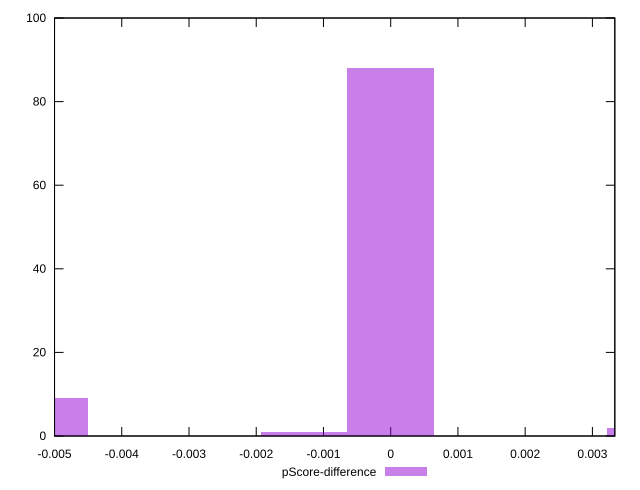

gnuplot code for this plot:
reset

$pScoreDifference <<EOF
0 88
-0.005143275563226774 9
0.003857456672420081 2
-0.0012858188908066936 1
EOF

set key outside below
set boxwidth 0.0012858188908066936
set xrange [-0.0050000000000000044:0.0033333333333332993]
set yrange [0:100]
set trange [0:100]
set style fill transparent solid 0.5 noborder
set terminal svg size 640, 490 enhanced background rgb 'white'
set output "reprap/unminified-javascript/samples/pages+cached+noexternal/pScore-difference/histogram.svg"

plot $pScoreDifference title "pScore-difference" with boxes

reset
